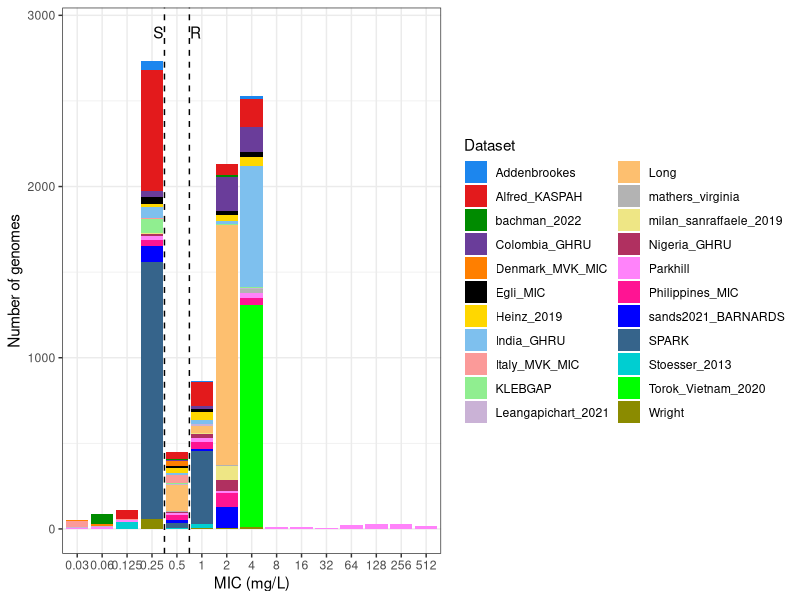
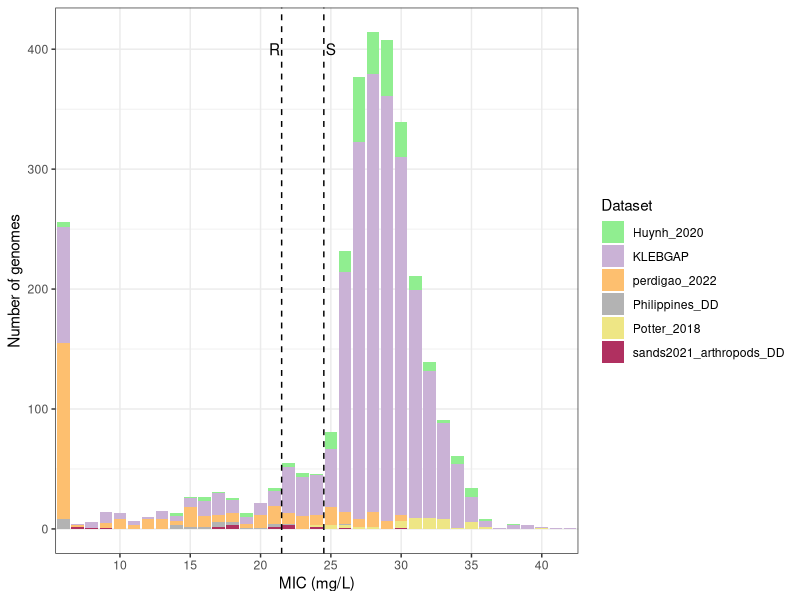
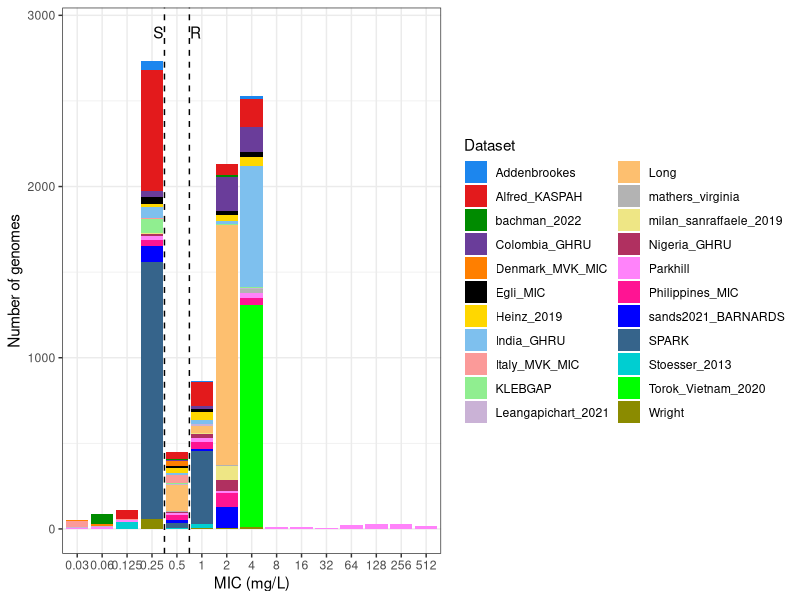
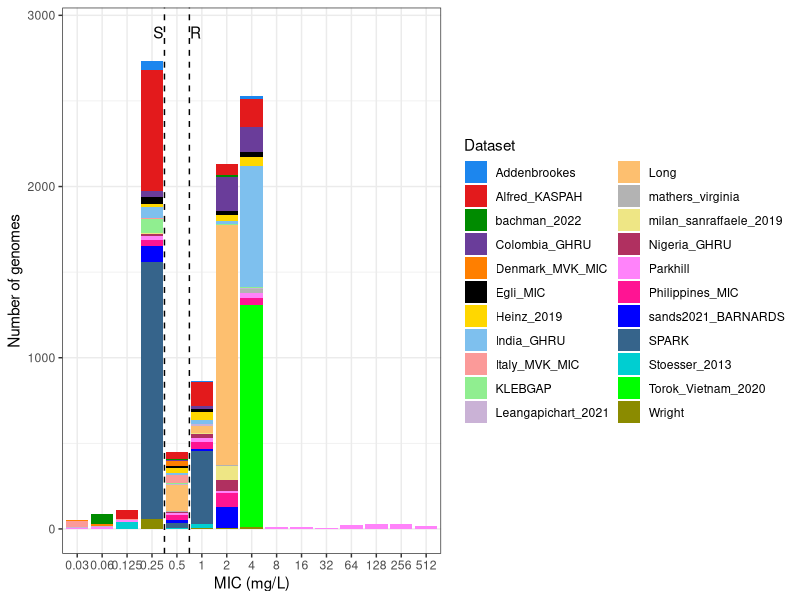
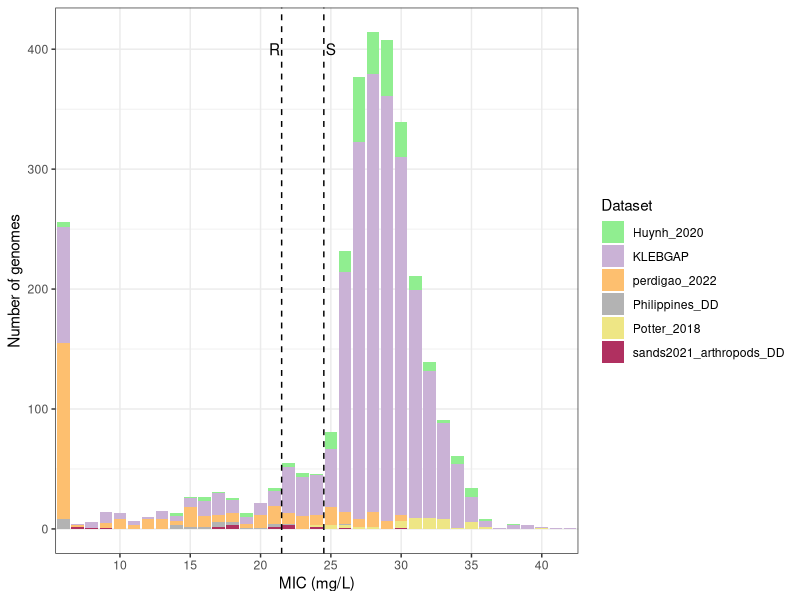
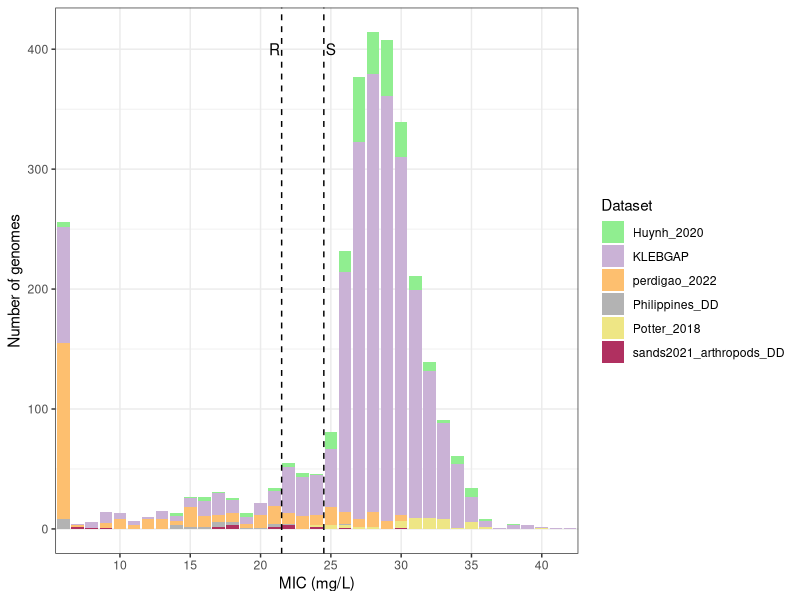

Recreate these plots in R, in order.
## ---- chunk 1
knitr::opts_chunk$set(dev = 'png', echo = TRUE, message = FALSE, warning = FALSE,
                      cache = FALSE, fig.align = 'center')
knitr::opts_knit$set(root.dir = getwd())

# Data wrangling
library(tidyverse)
library(dplyr)
## ---- chunk 2
geno <- read_delim("tables/TableS1_genotypes.tsv")
pheno <- read_delim("tables/TableS2_phenotypes_metadata.tsv")
cipro_antibiogram <- full_join(geno,pheno)

## ---- chunk 3

c25 <- c(
  "dodgerblue2", "#E31A1C", # red
  "green4",
  "#6A3D9A", # purple
  "#FF7F00", # orange
  "black", "gold1",
  "skyblue2", "#FB9A99", # lt pink
  "palegreen2",
  "#CAB2D6", # lt purple
  "#FDBF6F", # lt orange
  "gray70", "khaki2",
  "maroon", "orchid1", "deeppink1", "blue1", "steelblue4",
  "darkturquoise", "green1", "yellow4", "yellow3",
  "darkorange4", "brown"
)
## ---- chunk 4
MIC_dist <- cipro_antibiogram %>%
  filter(Laboratory.Typing.Method!="Disk diffusion") %>%
  mutate(Measurement=replace(Measurement, Measurement==0.032, 0.03)) %>%
  mutate(Measurement=replace(Measurement, Measurement==0.064, 0.06)) %>%
  mutate(Measurement=replace(Measurement, Measurement==0.12, 0.125)) %>%
  group_by(Measurement, index) %>% count() %>%
  ggplot(aes(x=factor(Measurement), y=n, fill=index)) + 
  geom_bar(position="stack", stat="identity") +
  theme_bw() +
  labs(x="MIC (mg/L)", y="Number of genomes", fill="Dataset") +
  scale_fill_manual(values=c25[1:22]) +
  geom_vline(xintercept=4.5, linetype=2) +
  annotate("text",x=4.25, y=2900, label="S") +
  geom_vline(xintercept=5.5, linetype=2) +
  annotate("text",x=5.75, y=2900, label="R")

## ---- chunk 5

MIC_dist

ggsave(width=9, height=4, file="figs/FigS1_MIC_distribution.pdf")
ggsave(width=9, height=4, file="figs/FigS1_MIC_distribution.png")

## ---- chunk 6
DD_dist <- cipro_antibiogram %>%
  filter(Laboratory.Typing.Method=="Disk diffusion") %>%
  group_by(Measurement, index) %>% count() %>%
  ggplot(aes(x=factor(Measurement), y=n, fill=index)) + 
  geom_bar(position="stack", stat="identity") +
  theme_bw() +
  labs(x="MIC (mg/L)", y="Number of genomes", fill="Dataset") +
  scale_fill_manual(values=c25[10:15]) +
  geom_vline(xintercept=16.5, linetype=2) +
  annotate("text",x=16, y=400, label="R") +
  geom_vline(xintercept=19.5, linetype=2) +
  annotate("text",x=20, y=400, label="S") + 
  scale_x_discrete(breaks=seq(5,45,5))

## ---- chunk 7

DD_dist

ggsave(width=9, height=4, file="figs/FigS2_DD_distribution.pdf")
ggsave(width=9, height=4, file="figs/FigS2_DD_distribution.png")

